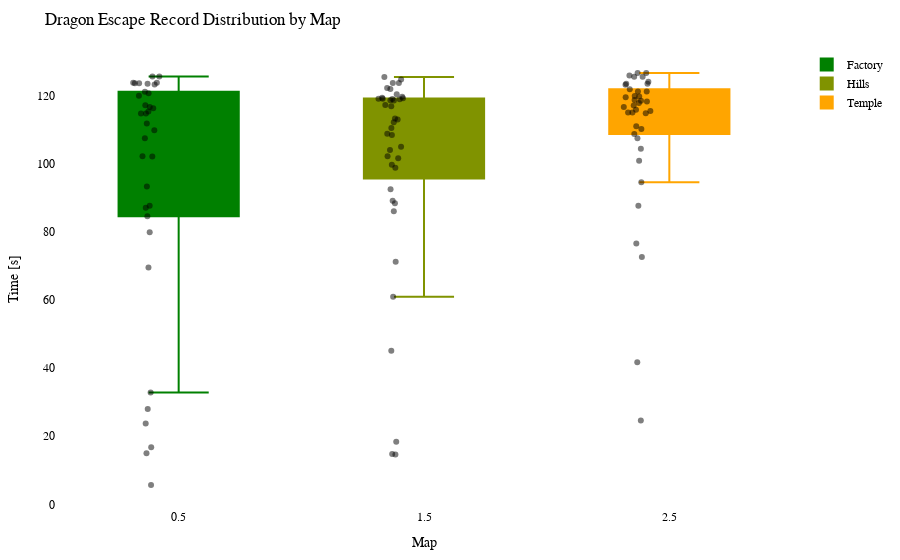

The notebook cell saved with this chart:
### Code cell
import plotly.graph_objects as go
import plotly.io as pio

df = getRecordsDataframe(minigame="Drachenflucht")

# Calculate the offset for centering the data points
num_columns = len(df.columns)
offset = 0.5

# Create a Swarm plot using Plotly
fig = go.Figure()

cmap = LinearSegmentedColormap.from_list("green_orange", ["green", "orange"])
colors = [to_hex(cmap(i / (num_columns - 1))) for i in range(num_columns)]

for i, (column, color) in enumerate(zip(df.columns, colors)):
    x_values = [i + offset] * len(df[column])  # Adjust x-values with offset for horizontal centering
    fig.add_trace(go.Box(x=x_values,
                         y=df[column],
                         name=column,
                         boxpoints='all',
                         pointpos=-0.5,  # Adjust point position to prevent overlapping
                         marker=dict(color='rgba(0,0,0,0.5)', size=6),  # Adjust marker color and size
                         line=dict(color=color),
                         fillcolor=color,
                         hovertext=df_to_html.index,
                         hoverinfo='name+text+y',
                         showlegend=True))

fig.update_layout(title="Dragon Escape Record Distribution by Map",
                  xaxis=dict(title="Map"),
                  yaxis=dict(title="Time [s]"),
                  showlegend=True,
                  font=dict(family="Arial", size=12, color="black"),  # Customize font
                  plot_bgcolor="white",  # Set background color
                  margin=dict(l=50, r=50, t=50, b=50),  # Adjust margins for better layout
                  )

pio.show(fig)

pio.write_html(fig, "out/drache_swarm_plot.html")

### Figure 1 — Plotly figure (JSON) as saved in the notebook; plotly's stock layout.template omitted (floating-point values rounded to 4 significant figures; data arrays with more than 128 entries replaced by an {"elided": "..."} marker saying what was removed)
{"data": [{"boxpoints": "all", "fillcolor": "#008000", "hoverinfo": "name+text+y", "hovertext": {"elided": "173 str values"}, "line": {"color": "#008000"}, "marker": {"color": "rgba(0,0,0,0.5)", "size": 6}, "name": "Factory", "pointpos": -0.5, "showlegend": true, "type": "box", "x": {"elided": "173 float values"}, "y": {"elided": "173 float values"}}, {"boxpoints": "all", "fillcolor": "#809300", "hoverinfo": "name+text+y", "hovertext": {"elided": "173 str values"}, "line": {"color": "#809300"}, "marker": {"color": "rgba(0,0,0,0.5)", "size": 6}, "name": "Hills", "pointpos": -0.5, "showlegend": true, "type": "box", "x": {"elided": "173 float values"}, "y": {"elided": "173 float values"}}, {"boxpoints": "all", "fillcolor": "#ffa500", "hoverinfo": "name+text+y", "hovertext": {"elided": "173 str values"}, "line": {"color": "#ffa500"}, "marker": {"color": "rgba(0,0,0,0.5)", "size": 6}, "name": "Temple", "pointpos": -0.5, "showlegend": true, "type": "box", "x": {"elided": "173 float values"}, "y": {"elided": "173 float values"}}], "layout": {"font": {"color": "black", "family": "Arial", "size": 12}, "margin": {"b": 50, "l": 50, "r": 50, "t": 50}, "plot_bgcolor": "white", "showlegend": true, "title": {"text": "Dragon Escape Record Distribution by Map"}, "xaxis": {"title": {"text": "Map"}}, "yaxis": {"title": {"text": "Time [s]"}}}}
